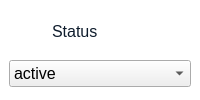
                       <widget class="QFrame" name="verticalFrame_4">
                        <property name="sizePolicy">
                         <sizepolicy hsizetype="Preferred" vsizetype="Fixed">
                          <horstretch>0</horstretch>
                          <verstretch>0</verstretch>
                         </sizepolicy>
                        </property>
                        <property name="styleSheet">
                         <string notr="true">QLabel{
	color: rgb(14, 28, 44);
	background-color: none;
}
QFrame{
background-color: rgb(255, 255, 255);
border-radius: 10px;
}
QLineEdit{
border: none;
background-color: rgb(255, 255, 255);
}</string>
                        </property>
                        <layout class="QVBoxLayout" name="verticalLayout_12">
                         <property name="leftMargin">
                          <number>9</number>
                         </property>
                         <property name="topMargin">
                          <number>9</number>
                         </property>
                         <property name="rightMargin">
                          <number>9</number>
                         </property>
                         <property name="bottomMargin">
                          <number>9</number>
                         </property>
                         <item>
                          <widget class="QFrame" name="frame">
                           <property name="sizePolicy">
                            <sizepolicy hsizetype="Preferred" vsizetype="Fixed">
                             <horstretch>0</horstretch>
                             <verstretch>0</verstretch>
                            </sizepolicy>
                           </property>
                           <layout class="QHBoxLayout" name="horizontalLayout_16">
                            <item>
                             <widget class="QLabel" name="label_15">
                              <property name="sizePolicy">
                               <sizepolicy hsizetype="Fixed" vsizetype="Fixed">
                                <horstretch>0</horstretch>
                                <verstretch>0</verstretch>
                               </sizepolicy>
                              </property>
                              <property name="maximumSize">
                               <size>
                                <width>28</width>
                                <height>28</height>
                               </size>
                              </property>
                              <property name="text">
                               <string/>
                              </property>
                              <property name="pixmap">
                               <pixmap resource="resources.qrc">:/resources/employee-icons/status.svg</pixmap>
                              </property>
                              <property name="scaledContents">
                               <bool>true</bool>
                              </property>
                             </widget>
                            </item>
                            <item>
                             <widget class="QLabel" name="label_16">
                              <property name="font">
                               <font>
                                <pointsize>12</pointsize>
                               </font>
                              </property>
                              <property name="styleSheet">
                               <string notr="true">color: rgb(14, 28, 44);</string>
                              </property>
                              <property name="text">
                               <string>Status</string>
                              </property>
                             </widget>
                            </item>
                           </layout>
                          </widget>
                         </item>
                         <item>
                          <widget class="QComboBox" name="status_combox">
                           <property name="font">
                            <font>
                             <pointsize>12</pointsize>
                            </font>
                           </property>
                           <item>
                            <property name="text">
                             <string>active</string>
                            </property>
                           </item>
                           <item>
                            <property name="text">
                             <string>inactive</string>
                            </property>
                           </item>
                          </widget>
                         </item>
                        </layout>
                       </widget>
